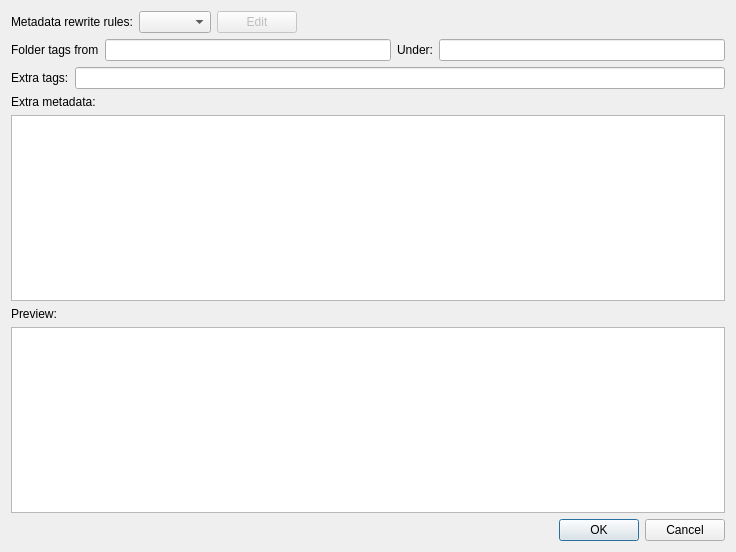
<?xml version="1.0" encoding="UTF-8"?>
<ui version="4.0">
 <class>Dialog</class>
 <widget class="QDialog" name="Dialog">
  <property name="geometry">
   <rect>
    <x>0</x>
    <y>0</y>
    <width>736</width>
    <height>552</height>
   </rect>
  </property>
  <property name="windowTitle">
   <string>Import files</string>
  </property>
  <layout class="QVBoxLayout" name="verticalLayout">
   <item>
    <layout class="QHBoxLayout" name="horizontalLayout_2">
     <item>
      <widget class="QLabel" name="label_5">
       <property name="text">
        <string>Metadata rewrite rules:</string>
       </property>
      </widget>
     </item>
     <item>
      <widget class="QComboBox" name="rewrite_rules_combo"/>
     </item>
     <item>
      <widget class="QPushButton" name="rewrite_rules_edit_btn">
       <property name="enabled">
        <bool>false</bool>
       </property>
       <property name="text">
        <string>Edit</string>
       </property>
      </widget>
     </item>
     <item>
      <spacer name="horizontalSpacer">
       <property name="orientation">
        <enum>Qt::Horizontal</enum>
       </property>
       <property name="sizeHint" stdset="0">
        <size>
         <width>40</width>
         <height>20</height>
        </size>
       </property>
      </spacer>
     </item>
    </layout>
   </item>
   <item>
    <layout class="QHBoxLayout" name="horizontalLayout">
     <item>
      <widget class="QLabel" name="label">
       <property name="text">
        <string>Folder tags from</string>
       </property>
      </widget>
     </item>
     <item>
      <widget class="QLineEdit" name="root_input"/>
     </item>
     <item>
      <widget class="QLabel" name="label_2">
       <property name="text">
        <string>Under:</string>
       </property>
      </widget>
     </item>
     <item>
      <widget class="QLineEdit" name="root_tag_input"/>
     </item>
    </layout>
   </item>
   <item>
    <layout class="QHBoxLayout" name="horizontalLayout_3">
     <item>
      <widget class="QLabel" name="label_4">
       <property name="text">
        <string>Extra tags:</string>
       </property>
      </widget>
     </item>
     <item>
      <widget class="QLineEdit" name="extra_tags_input"/>
     </item>
    </layout>
   </item>
   <item>
    <widget class="QLabel" name="label_6">
     <property name="text">
      <string>Extra metadata:</string>
     </property>
    </widget>
   </item>
   <item>
    <widget class="QTreeView" name="metadata_view"/>
   </item>
   <item>
    <widget class="QLabel" name="label_3">
     <property name="text">
      <string>Preview:</string>
     </property>
    </widget>
   </item>
   <item>
    <widget class="QTreeView" name="preview"/>
   </item>
   <item>
    <widget class="QDialogButtonBox" name="buttons">
     <property name="orientation">
      <enum>Qt::Horizontal</enum>
     </property>
     <property name="standardButtons">
      <set>QDialogButtonBox::Cancel|QDialogButtonBox::Ok</set>
     </property>
    </widget>
   </item>
  </layout>
 </widget>
 <resources/>
 <connections/>
</ui>
